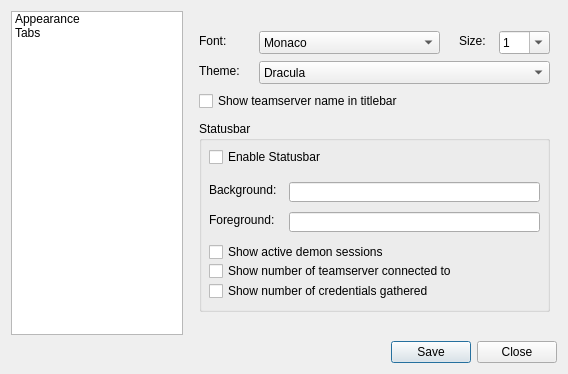
<?xml version="1.0" encoding="UTF-8"?>
<ui version="4.0">
 <class>Dialog</class>
 <widget class="QDialog" name="Dialog">
  <property name="geometry">
   <rect>
    <x>0</x>
    <y>0</y>
    <width>568</width>
    <height>374</height>
   </rect>
  </property>
  <property name="minimumSize">
   <size>
    <width>568</width>
    <height>374</height>
   </size>
  </property>
  <property name="maximumSize">
   <size>
    <width>568</width>
    <height>374</height>
   </size>
  </property>
  <property name="windowTitle">
   <string>Dialog</string>
  </property>
  <layout class="QGridLayout" name="gridLayout">
   <item row="0" column="0">
    <widget class="QListWidget" name="ListSettingsWidgets">
     <item>
      <property name="text">
       <string>Appearance</string>
      </property>
     </item>
     <item>
      <property name="text">
       <string>Tabs</string>
      </property>
     </item>
    </widget>
   </item>
   <item row="1" column="0">
    <spacer name="horizontalSpacer">
     <property name="orientation">
      <enum>Qt::Horizontal</enum>
     </property>
     <property name="sizeHint" stdset="0">
      <size>
       <width>173</width>
       <height>20</height>
      </size>
     </property>
    </spacer>
   </item>
   <item row="1" column="1" colspan="2">
    <spacer name="horizontalSpacer_2">
     <property name="orientation">
      <enum>Qt::Horizontal</enum>
     </property>
     <property name="sizeHint" stdset="0">
      <size>
       <width>365</width>
       <height>20</height>
      </size>
     </property>
    </spacer>
   </item>
   <item row="1" column="3">
    <widget class="QPushButton" name="pushButton_Save">
     <property name="text">
      <string>Save</string>
     </property>
    </widget>
   </item>
   <item row="1" column="4">
    <widget class="QPushButton" name="pushButton_Close">
     <property name="text">
      <string>Close</string>
     </property>
    </widget>
   </item>
   <item row="0" column="1" colspan="4">
    <widget class="QStackedWidget" name="stackedWidget">
     <property name="currentIndex">
      <number>0</number>
     </property>
     <widget class="QWidget" name="AppearancePage">
      <widget class="QLabel" name="label_2">
       <property name="geometry">
        <rect>
         <x>10</x>
         <y>20</y>
         <width>61</width>
         <height>21</height>
        </rect>
       </property>
       <property name="text">
        <string>&lt;html&gt;&lt;head/&gt;&lt;body&gt;&lt;p&gt;Font:&lt;/p&gt;&lt;/body&gt;&lt;/html&gt;</string>
       </property>
      </widget>
      <widget class="QLabel" name="label">
       <property name="geometry">
        <rect>
         <x>10</x>
         <y>50</y>
         <width>51</width>
         <height>21</height>
        </rect>
       </property>
       <property name="text">
        <string>&lt;html&gt;&lt;head/&gt;&lt;body&gt;&lt;p&gt;Theme:&lt;/p&gt;&lt;/body&gt;&lt;/html&gt;</string>
       </property>
      </widget>
      <widget class="QComboBox" name="comboBox_Themes">
       <property name="geometry">
        <rect>
         <x>70</x>
         <y>50</y>
         <width>291</width>
         <height>23</height>
        </rect>
       </property>
       <item>
        <property name="text">
         <string>Dracula</string>
        </property>
       </item>
       <item>
        <property name="text">
         <string>Dragon Blood</string>
        </property>
       </item>
       <item>
        <property name="text">
         <string>Dracula Light</string>
        </property>
       </item>
      </widget>
      <widget class="QComboBox" name="comboBox_UI_Font">
       <property name="geometry">
        <rect>
         <x>70</x>
         <y>20</y>
         <width>181</width>
         <height>23</height>
        </rect>
       </property>
       <item>
        <property name="text">
         <string>Monaco</string>
        </property>
       </item>
      </widget>
      <widget class="QLabel" name="label_3">
       <property name="geometry">
        <rect>
         <x>270</x>
         <y>20</y>
         <width>41</width>
         <height>21</height>
        </rect>
       </property>
       <property name="text">
        <string>&lt;html&gt;&lt;head/&gt;&lt;body&gt;&lt;p&gt;Size:&lt;/p&gt;&lt;/body&gt;&lt;/html&gt;</string>
       </property>
      </widget>
      <widget class="QComboBox" name="comboBox_UI_Size">
       <property name="geometry">
        <rect>
         <x>310</x>
         <y>20</y>
         <width>51</width>
         <height>23</height>
        </rect>
       </property>
       <property name="autoFillBackground">
        <bool>false</bool>
       </property>
       <property name="editable">
        <bool>true</bool>
       </property>
       <item>
        <property name="text">
         <string>1</string>
        </property>
       </item>
       <item>
        <property name="text">
         <string>2</string>
        </property>
       </item>
       <item>
        <property name="text">
         <string>3</string>
        </property>
       </item>
      </widget>
      <widget class="QGroupBox" name="groupBox_Statusbar">
       <property name="geometry">
        <rect>
         <x>10</x>
         <y>110</y>
         <width>351</width>
         <height>191</height>
        </rect>
       </property>
       <property name="title">
        <string>Statusbar</string>
       </property>
       <widget class="QCheckBox" name="checkBox_EnableStatusbar">
        <property name="geometry">
         <rect>
          <x>10</x>
          <y>26</y>
          <width>281</width>
          <height>20</height>
         </rect>
        </property>
        <property name="text">
         <string>Enable Statusbar</string>
        </property>
       </widget>
       <widget class="QLabel" name="label_Background">
        <property name="geometry">
         <rect>
          <x>10</x>
          <y>61</y>
          <width>81</width>
          <height>16</height>
         </rect>
        </property>
        <property name="text">
         <string>Background:</string>
        </property>
       </widget>
       <widget class="QLineEdit" name="lineEdit_Background">
        <property name="geometry">
         <rect>
          <x>90</x>
          <y>61</y>
          <width>251</width>
          <height>20</height>
         </rect>
        </property>
       </widget>
       <widget class="QLineEdit" name="lineEdit_Foreground">
        <property name="geometry">
         <rect>
          <x>90</x>
          <y>91</y>
          <width>251</width>
          <height>20</height>
         </rect>
        </property>
       </widget>
       <widget class="QLabel" name="label_Foreground">
        <property name="geometry">
         <rect>
          <x>10</x>
          <y>91</y>
          <width>81</width>
          <height>16</height>
         </rect>
        </property>
        <property name="text">
         <string>Foreground:</string>
        </property>
       </widget>
       <widget class="QCheckBox" name="checkBox_activeDemonSession">
        <property name="geometry">
         <rect>
          <x>10</x>
          <y>121</y>
          <width>321</width>
          <height>20</height>
         </rect>
        </property>
        <property name="text">
         <string>Show active demon sessions</string>
        </property>
       </widget>
       <widget class="QCheckBox" name="checkBox_numTeamservers">
        <property name="geometry">
         <rect>
          <x>10</x>
          <y>140</y>
          <width>331</width>
          <height>20</height>
         </rect>
        </property>
        <property name="text">
         <string>Show number of teamserver connected to</string>
        </property>
       </widget>
       <widget class="QCheckBox" name="checkBox_numCreds">
        <property name="geometry">
         <rect>
          <x>10</x>
          <y>160</y>
          <width>331</width>
          <height>20</height>
         </rect>
        </property>
        <property name="text">
         <string>Show number of credentials gathered</string>
        </property>
       </widget>
      </widget>
      <widget class="QCheckBox" name="checkBox_showTeamserverTitleBar">
       <property name="geometry">
        <rect>
         <x>10</x>
         <y>80</y>
         <width>351</width>
         <height>20</height>
        </rect>
       </property>
       <property name="text">
        <string>Show teamserver name in titlebar</string>
       </property>
      </widget>
     </widget>
     <widget class="QWidget" name="TabsPage">
      <widget class="QGroupBox" name="TeamserverTabBox">
       <property name="geometry">
        <rect>
         <x>9</x>
         <y>9</y>
         <width>351</width>
         <height>131</height>
        </rect>
       </property>
       <property name="title">
        <string>Teamserver  Tabs</string>
       </property>
       <widget class="QLabel" name="label_TeamserverTab_Position">
        <property name="geometry">
         <rect>
          <x>10</x>
          <y>30</y>
          <width>71</width>
          <height>21</height>
         </rect>
        </property>
        <property name="text">
         <string>&lt;html&gt;&lt;head/&gt;&lt;body&gt;&lt;p&gt;Position:&lt;/p&gt;&lt;/body&gt;&lt;/html&gt;</string>
        </property>
       </widget>
       <widget class="QComboBox" name="comboBox_TeamserverTab_Position">
        <property name="geometry">
         <rect>
          <x>90</x>
          <y>30</y>
          <width>251</width>
          <height>23</height>
         </rect>
        </property>
        <item>
         <property name="text">
          <string>Top</string>
         </property>
        </item>
        <item>
         <property name="text">
          <string>Bottom</string>
         </property>
        </item>
       </widget>
       <widget class="QCheckBox" name="checkBox_AutoHide_Teamservers">
        <property name="geometry">
         <rect>
          <x>10</x>
          <y>90</y>
          <width>331</width>
          <height>26</height>
         </rect>
        </property>
        <property name="text">
         <string>AutoHide Teamserver Tabs</string>
        </property>
       </widget>
       <widget class="QLabel" name="label_TeamserverTab_Size">
        <property name="geometry">
         <rect>
          <x>240</x>
          <y>60</y>
          <width>41</width>
          <height>21</height>
         </rect>
        </property>
        <property name="text">
         <string>&lt;html&gt;&lt;head/&gt;&lt;body&gt;&lt;p&gt;Size:&lt;/p&gt;&lt;/body&gt;&lt;/html&gt;</string>
        </property>
       </widget>
       <widget class="QLabel" name="label_TeamserverTab_Font">
        <property name="geometry">
         <rect>
          <x>10</x>
          <y>60</y>
          <width>71</width>
          <height>21</height>
         </rect>
        </property>
        <property name="text">
         <string>&lt;html&gt;&lt;head/&gt;&lt;body&gt;&lt;p&gt;Font:&lt;/p&gt;&lt;/body&gt;&lt;/html&gt;</string>
        </property>
       </widget>
       <widget class="QComboBox" name="comboBox_TeamserverTab_Font">
        <property name="geometry">
         <rect>
          <x>90</x>
          <y>60</y>
          <width>131</width>
          <height>23</height>
         </rect>
        </property>
        <item>
         <property name="text">
          <string>Monaco</string>
         </property>
        </item>
       </widget>
       <widget class="QComboBox" name="comboBox_TeamserverTab_Size">
        <property name="geometry">
         <rect>
          <x>280</x>
          <y>60</y>
          <width>61</width>
          <height>23</height>
         </rect>
        </property>
        <property name="autoFillBackground">
         <bool>false</bool>
        </property>
        <property name="editable">
         <bool>true</bool>
        </property>
        <item>
         <property name="text">
          <string>1</string>
         </property>
        </item>
        <item>
         <property name="text">
          <string>2</string>
         </property>
        </item>
        <item>
         <property name="text">
          <string>3</string>
         </property>
        </item>
       </widget>
      </widget>
      <widget class="QGroupBox" name="BottomTabBox">
       <property name="geometry">
        <rect>
         <x>10</x>
         <y>170</y>
         <width>351</width>
         <height>151</height>
        </rect>
       </property>
       <property name="title">
        <string>Bottom Tabs</string>
       </property>
       <widget class="QLabel" name="label_BottomPosition">
        <property name="geometry">
         <rect>
          <x>10</x>
          <y>30</y>
          <width>71</width>
          <height>21</height>
         </rect>
        </property>
        <property name="text">
         <string>&lt;html&gt;&lt;head/&gt;&lt;body&gt;&lt;p&gt;Position:&lt;/p&gt;&lt;/body&gt;&lt;/html&gt;</string>
        </property>
       </widget>
       <widget class="QComboBox" name="comboBox_Bottom_Position">
        <property name="geometry">
         <rect>
          <x>90</x>
          <y>30</y>
          <width>251</width>
          <height>23</height>
         </rect>
        </property>
        <item>
         <property name="text">
          <string>Top</string>
         </property>
        </item>
        <item>
         <property name="text">
          <string>Bottom</string>
         </property>
        </item>
       </widget>
       <widget class="QComboBox" name="comboBox_Bottom_Size">
        <property name="geometry">
         <rect>
          <x>280</x>
          <y>60</y>
          <width>61</width>
          <height>23</height>
         </rect>
        </property>
        <property name="autoFillBackground">
         <bool>false</bool>
        </property>
        <property name="editable">
         <bool>true</bool>
        </property>
        <item>
         <property name="text">
          <string>1</string>
         </property>
        </item>
        <item>
         <property name="text">
          <string>2</string>
         </property>
        </item>
        <item>
         <property name="text">
          <string>3</string>
         </property>
        </item>
       </widget>
       <widget class="QLabel" name="label_Bottom_Font">
        <property name="geometry">
         <rect>
          <x>10</x>
          <y>60</y>
          <width>71</width>
          <height>21</height>
         </rect>
        </property>
        <property name="text">
         <string>&lt;html&gt;&lt;head/&gt;&lt;body&gt;&lt;p&gt;Font:&lt;/p&gt;&lt;/body&gt;&lt;/html&gt;</string>
        </property>
       </widget>
       <widget class="QComboBox" name="comboBox_Bottom_Font">
        <property name="geometry">
         <rect>
          <x>90</x>
          <y>60</y>
          <width>131</width>
          <height>23</height>
         </rect>
        </property>
        <item>
         <property name="text">
          <string>Monaco</string>
         </property>
        </item>
       </widget>
       <widget class="QLabel" name="label_Bottom_Size">
        <property name="geometry">
         <rect>
          <x>240</x>
          <y>60</y>
          <width>41</width>
          <height>21</height>
         </rect>
        </property>
        <property name="text">
         <string>&lt;html&gt;&lt;head/&gt;&lt;body&gt;&lt;p&gt;Size:&lt;/p&gt;&lt;/body&gt;&lt;/html&gt;</string>
        </property>
       </widget>
       <widget class="QCheckBox" name="checkBox_ShowIcons">
        <property name="geometry">
         <rect>
          <x>10</x>
          <y>90</y>
          <width>331</width>
          <height>26</height>
         </rect>
        </property>
        <property name="text">
         <string>Show Icons</string>
        </property>
       </widget>
      </widget>
     </widget>
    </widget>
   </item>
  </layout>
 </widget>
 <resources/>
 <connections/>
</ui>
